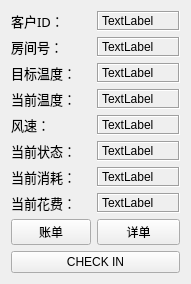
  <widget class="QWidget" name="verticalLayoutWidget_2">
   <property name="geometry">
    <rect>
     <x>640</x>
     <y>70</y>
     <width>191</width>
     <height>231</height>
    </rect>
   </property>
   <layout class="QVBoxLayout" name="room2">
    <item>
     <layout class="QFormLayout" name="Room2">
      <property name="fieldGrowthPolicy">
       <enum>QFormLayout::AllNonFixedFieldsGrow</enum>
      </property>
      <property name="rowWrapPolicy">
       <enum>QFormLayout::DontWrapRows</enum>
      </property>
      <item row="0" column="0">
       <widget class="QLabel" name="ID2">
        <property name="font">
         <font>
          <family>Adobe Arabic</family>
          <pointsize>10</pointsize>
         </font>
        </property>
        <property name="text">
         <string>客户ID：</string>
        </property>
       </widget>
      </item>
      <item row="0" column="1">
       <widget class="QLabel" name="IDt2">
        <property name="contextMenuPolicy">
         <enum>Qt::CustomContextMenu</enum>
        </property>
        <property name="frameShape">
         <enum>QFrame::Box</enum>
        </property>
        <property name="frameShadow">
         <enum>QFrame::Sunken</enum>
        </property>
        <property name="text">
         <string>TextLabel</string>
        </property>
       </widget>
      </item>
      <item row="1" column="0">
       <widget class="QLabel" name="roomnum2">
        <property name="font">
         <font>
          <family>Adobe Arabic</family>
          <pointsize>10</pointsize>
         </font>
        </property>
        <property name="text">
         <string>房间号：</string>
        </property>
       </widget>
      </item>
      <item row="1" column="1">
       <widget class="QLabel" name="roomnumt2">
        <property name="contextMenuPolicy">
         <enum>Qt::CustomContextMenu</enum>
        </property>
        <property name="frameShape">
         <enum>QFrame::Box</enum>
        </property>
        <property name="frameShadow">
         <enum>QFrame::Sunken</enum>
        </property>
        <property name="text">
         <string>TextLabel</string>
        </property>
       </widget>
      </item>
      <item row="2" column="0">
       <widget class="QLabel" name="goal2">
        <property name="font">
         <font>
          <family>Adobe Arabic</family>
          <pointsize>10</pointsize>
         </font>
        </property>
        <property name="text">
         <string>目标温度：</string>
        </property>
       </widget>
      </item>
      <item row="2" column="1">
       <widget class="QLabel" name="goalt2">
        <property name="contextMenuPolicy">
         <enum>Qt::CustomContextMenu</enum>
        </property>
        <property name="frameShape">
         <enum>QFrame::Box</enum>
        </property>
        <property name="frameShadow">
         <enum>QFrame::Sunken</enum>
        </property>
        <property name="text">
         <string>TextLabel</string>
        </property>
       </widget>
      </item>
      <item row="3" column="0">
       <widget class="QLabel" name="curtem2">
        <property name="font">
         <font>
          <family>Adobe Arabic</family>
          <pointsize>10</pointsize>
         </font>
        </property>
        <property name="text">
         <string>当前温度：</string>
        </property>
       </widget>
      </item>
      <item row="3" column="1">
       <widget class="QLabel" name="curtemt2">
        <property name="contextMenuPolicy">
         <enum>Qt::CustomContextMenu</enum>
        </property>
        <property name="frameShape">
         <enum>QFrame::Box</enum>
        </property>
        <property name="frameShadow">
         <enum>QFrame::Sunken</enum>
        </property>
        <property name="text">
         <string>TextLabel</string>
        </property>
       </widget>
      </item>
      <item row="4" column="0">
       <widget class="QLabel" name="speed2">
        <property name="font">
         <font>
          <family>Adobe Arabic</family>
          <pointsize>10</pointsize>
         </font>
        </property>
        <property name="text">
         <string>风速：</string>
        </property>
       </widget>
      </item>
      <item row="4" column="1">
       <widget class="QLabel" name="speedt2">
        <property name="contextMenuPolicy">
         <enum>Qt::CustomContextMenu</enum>
        </property>
        <property name="frameShape">
         <enum>QFrame::Box</enum>
        </property>
        <property name="frameShadow">
         <enum>QFrame::Sunken</enum>
        </property>
        <property name="text">
         <string>TextLabel</string>
        </property>
       </widget>
      </item>
      <item row="5" column="0">
       <widget class="QLabel" name="curstate2">
        <property name="font">
         <font>
          <family>Adobe Arabic</family>
          <pointsize>10</pointsize>
         </font>
        </property>
        <property name="text">
         <string>当前状态：</string>
        </property>
       </widget>
      </item>
      <item row="5" column="1">
       <widget class="QLabel" name="curstatet2">
        <property name="contextMenuPolicy">
         <enum>Qt::CustomContextMenu</enum>
        </property>
        <property name="frameShape">
         <enum>QFrame::Box</enum>
        </property>
        <property name="frameShadow">
         <enum>QFrame::Sunken</enum>
        </property>
        <property name="text">
         <string>TextLabel</string>
        </property>
       </widget>
      </item>
      <item row="6" column="0">
       <widget class="QLabel" name="consum2">
        <property name="font">
         <font>
          <family>Adobe Arabic</family>
          <pointsize>10</pointsize>
         </font>
        </property>
        <property name="text">
         <string>当前消耗：</string>
        </property>
       </widget>
      </item>
      <item row="6" column="1">
       <widget class="QLabel" name="consumt2">
        <property name="contextMenuPolicy">
         <enum>Qt::CustomContextMenu</enum>
        </property>
        <property name="frameShape">
         <enum>QFrame::Box</enum>
        </property>
        <property name="frameShadow">
         <enum>QFrame::Sunken</enum>
        </property>
        <property name="text">
         <string>TextLabel</string>
        </property>
       </widget>
      </item>
      <item row="7" column="0">
       <widget class="QLabel" name="pay2">
        <property name="font">
         <font>
          <family>Adobe Arabic</family>
          <pointsize>10</pointsize>
         </font>
        </property>
        <property name="text">
         <string>当前花费：</string>
        </property>
       </widget>
      </item>
      <item row="7" column="1">
       <widget class="QLabel" name="payt2">
        <property name="contextMenuPolicy">
         <enum>Qt::CustomContextMenu</enum>
        </property>
        <property name="frameShape">
         <enum>QFrame::Box</enum>
        </property>
        <property name="frameShadow">
         <enum>QFrame::Sunken</enum>
        </property>
        <property name="text">
         <string>TextLabel</string>
        </property>
       </widget>
      </item>
      <item row="8" column="0">
       <widget class="QPushButton" name="paylist2">
        <property name="text">
         <string>账单</string>
        </property>
       </widget>
      </item>
      <item row="8" column="1">
       <widget class="QPushButton" name="detail2">
        <property name="text">
         <string>详单</string>
        </property>
       </widget>
      </item>
     </layout>
    </item>
    <item>
     <widget class="QPushButton" name="check2">
      <property name="text">
       <string>CHECK IN</string>
      </property>
     </widget>
    </item>
   </layout>
  </widget>
